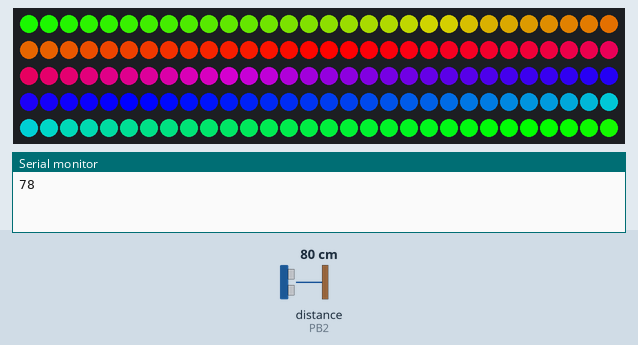
Simulated run of this sketch. Board: ATtiny85, built with avr-gcc and run on an emulated ATtiny85. On the bench: 150 RGB LEDs in strip order, left to right, continuing on the next row, the last lines printed to the serial monitor. Wiring (inferred from the names in the program): ultrasonic range finder: trigger PB3; echo PB2. Inputs (shaded band) come from the test bench; at power-on: distance to the obstacle (sensor on PB2) 80 cm. The echo pulse lasts 58.3 µs per cm; random numbers use the default seed unless the sketch sets one.

Above: at 0.49 s.
At 4.81 s:
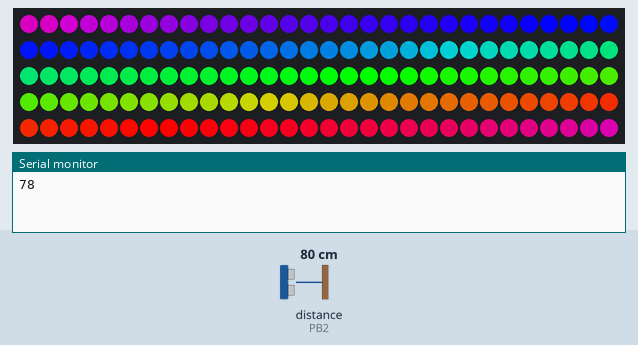
At 9.46 s:
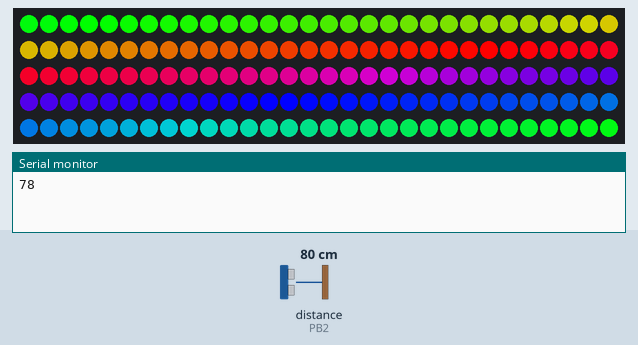
At 20.08 s:
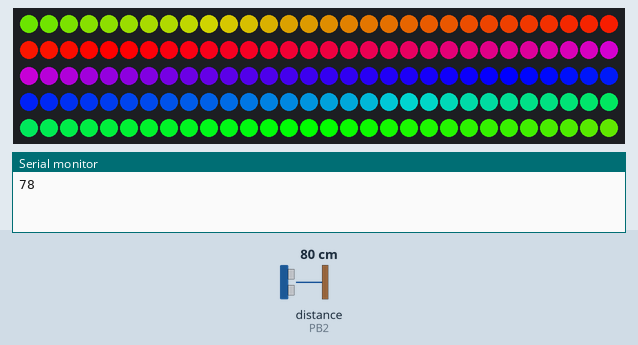
At 30.83 s:
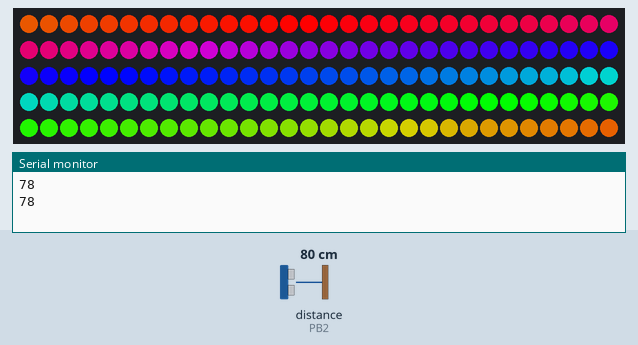
At 39.79 s:
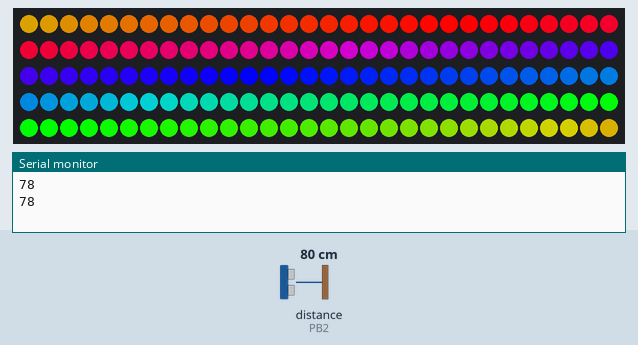

The sketch:

LedStair_Final.ino
```cpp
#include <Adafruit_DotStar.h>
#include <SPI.h>
//#include <avr/power.h>

#define NUMPIXELS 150

#define DATAPIN    4
#define CLOCKPIN   5
Adafruit_DotStar strip = Adafruit_DotStar(
  NUMPIXELS, DATAPIN, CLOCKPIN, DOTSTAR_BRG);

int trig = 3;
int echo = 2;
int a=0;

int red = 0;
int green = 0;
int blue = 0;

void setup() {
red = 255;
  green = 255;
  blue = 255;

#if defined(__AVR_ATtiny85__) && (F_CPU == 16000000L)
  clock_prescale_set(clock_div_1);
#endif
  Serial.begin(9600);
  pinMode(trig,OUTPUT);
  pinMode(echo,INPUT);
  strip.begin();
  strip.show();
}

int      head  = 0, tail = -10;
uint32_t color = 0xFF0000;

int count = 0;

  int distance2;

void loop() {
  long duration, distance;
  digitalWrite(trig,LOW);
  delayMicroseconds(2);
  digitalWrite(trig, HIGH);
  delayMicroseconds(10);
  digitalWrite(trig, LOW);
  duration = pulseIn(echo, HIGH);
  distance = duration * 17 / 1000;

  Serial.println(distance);

  if(distance<80){
   //for(int i=1;i<=NUMPIXELS;i++){
   // randcolor();
   //   strip.setPixelColor(i,strip.Color(red,green,blue));
   //  strip.show();
   //   delay(80);
   //}
   //rainbow(20);
    rainbowCycle(20);
  }
  else{
    if(distance2<80){
     for(int i=NUMPIXELS;i>=1;i--){
       strip.setPixelColor(i,0);
       strip.show();
       delay(10);
     }
    }
  }

  distance2 = distance;
}

void randcolor()
{
  red = random(256);
  green = random(256);
  blue = random(256);
}


uint32_t Wheel(byte WheelPos) {
  if(WheelPos < 85) {
   return strip.Color(WheelPos * 3, 255 - WheelPos * 3, 0);
  } else if(WheelPos < 170) {
   WheelPos -= 85;
   return strip.Color(255 - WheelPos * 3, 0, WheelPos * 3);
  } else {
   WheelPos -= 170;
   return strip.Color(0, WheelPos * 3, 255 - WheelPos * 3);
  }
}

void rainbowCycle(uint8_t wait) {
  uint16_t i, j;

  for(j=0; j<256*3; j++) {
    for(i=0; i< strip.numPixels(); i++) {
      strip.setPixelColor(i, Wheel(((i * 256 / strip.numPixels()) + j) & 255));
    }
    strip.show();
    delay(wait);
  }
}
void rainbow(uint8_t wait) {
  uint16_t i, j;

  for(j=0; j<256; j++) {
    for(i=0; i<strip.numPixels(); i++) {
      strip.setPixelColor(i, Wheel((i+j) & 255));
    }
    strip.show();
    delay(wait);
  }
}
```
